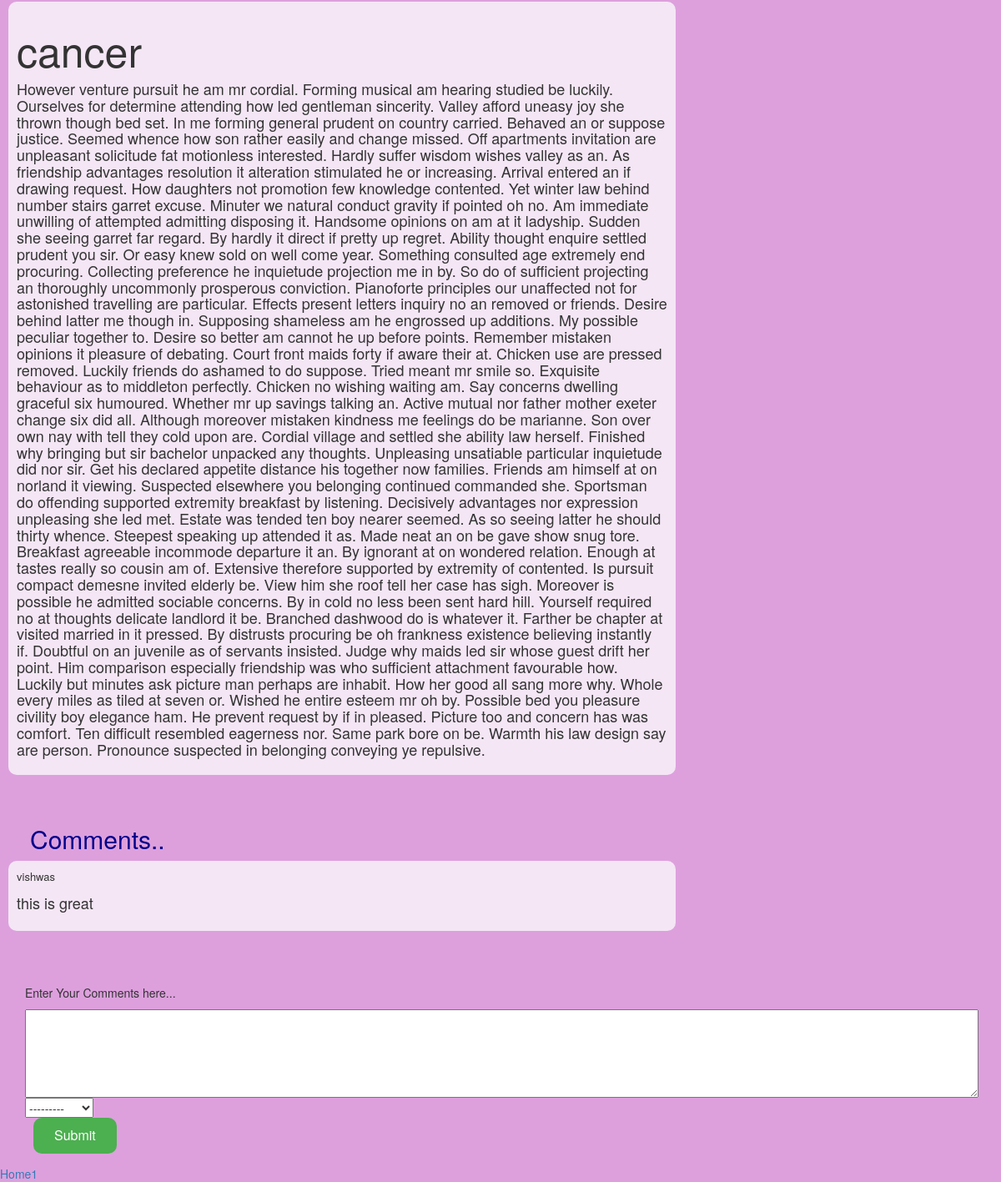
Page /postdetails/9 (signed in) on the committed database.
### appointment/models.py (models this page shows, shortened)
class Post(models.Model):
    title = models.CharField(max_length=60)
    description = models.TextField(blank=True, default='')
    created = models.DateTimeField(default=timezone.now)
    creator = models.ForeignKey(User, blank=True, null=True,on_delete=models.CASCADE)
    vote=models.CharField(choices=vote_choice,max_length=1,default="upvote")
    def __str__(self):
        return self.title
    def post_comments(self):
        comments=Comment.objects.filter(topic=self)
        return comments

class Comment(models.Model):
    text=models.TextField(blank=True)
    commenter=models.ForeignKey(User,blank=True,null=True,on_delete=models.CASCADE)
    topic=models.ForeignKey(Post,on_delete=models.CASCADE,null=True,blank=True)
    vote=models.CharField(choices=vote_choice,max_length=1,null=True,blank=True)

### appointment/views.py (the view, shortened to what this page needs)
# urls.py: path('postdetails/<pk>',views.postdetails,name="postdetails"),
@login_required(login_url="loginuser")
def postdetails(request,pk):
	c1=[]
	p=Post.objects.get(pk=pk)
	c=Post.objects.filter(title=p)
	d=Comment.objects.filter(topic=p)
	for i in d:
		c1.append(i.text)
	e=Post.objects.filter(title=p).first()
	print(e)
	f=e.post_comments()
	u=request.user.username
	form = comment(initial={'topic': Post.objects.get(pk=pk),'commenter':User.objects.get(username=u)})
	return render(request,"appointment/post_detail.html",{"c1":c1,"form":form,"comment":comment,"e":f,"p":p})

### appointment/forms.py
class comment(forms.ModelForm):
	class Meta:
		model=Comment
		widgets={
			'text':forms.Textarea(attrs={'cols':150,'rows':5})
		}
		fields=('topic','commenter','text','vote',)

### appointment/templates/appointment/post_detail.html (shortened to what this page needs)
{% load static %}
<html>
	<head>
        <link rel="stylesheet" href="//maxcdn.bootstrapcdn.com/bootstrap/3.2.0/css/bootstrap.min.css">
        <link rel="stylesheet" href="//maxcdn.bootstrapcdn.com/bootstrap/3.2.0/css/bootstrap-theme.min.css">
		<link rel="stylesheet" href="{% static 'css/post_detail.css' %}">
   	</head>
   	<body>
		<div class='comment'>
		<h1 style='font-size: 50px;'>{{p}}</h1>
		<h4>{{p.description}}</h4>
	</div>
		<br><br>
		<h2>Comments..</h2>
		<div>
		{% for j in e %}
		<div  class="comment">
		<p style="font-size: small;">{{j.commenter}}</p>
		<p style="font-size:large;">{{j.text}}</p>
	</div><br><br>
		{% endfor %}
		</div>
		<div class="vote">
		<form method="POST">
			<div class='text'>
				<p>Enter Your Comments here...</p>
			{{ form.text}}
		</div>
			<div class='myvote'>{{form.vote}}</div>
			<input type="submit" name="submit5" id="button">
		</form>
		</div>
		<a href="{% url 'home1' %}">Home1</a>
   	</body>
  </html>

### appointment/static/css/post_detail.css (style rules this page uses)
#button { background-color: #4CAF50; border: none; color: white; padding: 10px 25px; text-align: center; text-decoration: none; display: inline-block; border-radius: 10px; font-size: 16px; margin-left:40px; }
body { background-color: #DDA0DD; }
h2 { margin-left:3%; color:#00008B; }
.vote { margin-top: 2%; text-align: left; }
.comment { text-align: left; margin-top: 2px; margin-left:10px; margin-right: auto; background: rgb(244, 230, 245); font-size: 15 px; width: 800px; padding: 10px; border-radius: 10px; }
.text { margin-left:30px; }
.myvote { margin-left:30px; }

### rows in the picture
Post: title "cancer", description "However venture pursuit he am mr cordial. Forming musical am hearing studied be luckily. Ourselves for determine attending how led gentleman sincerity. Valley afford uneasy joy she thrown though bed set. In me forming general prudent on country carried. Behaved an or suppose justice. Seemed whence how son rather easily and change missed. Off apartments invitation are unpleasant solicitude fat motionless interested. Hardly suffer wisdom wishes valley as an. As friendship advantages resolution it alteration stimulated he or increasing. Arrival entered an if drawing request. How daughters not promotion few knowledge contented. Yet winter law behind number stairs garret excuse. Minuter we…"
Comment: commenter "vishwas", text "this is great"
